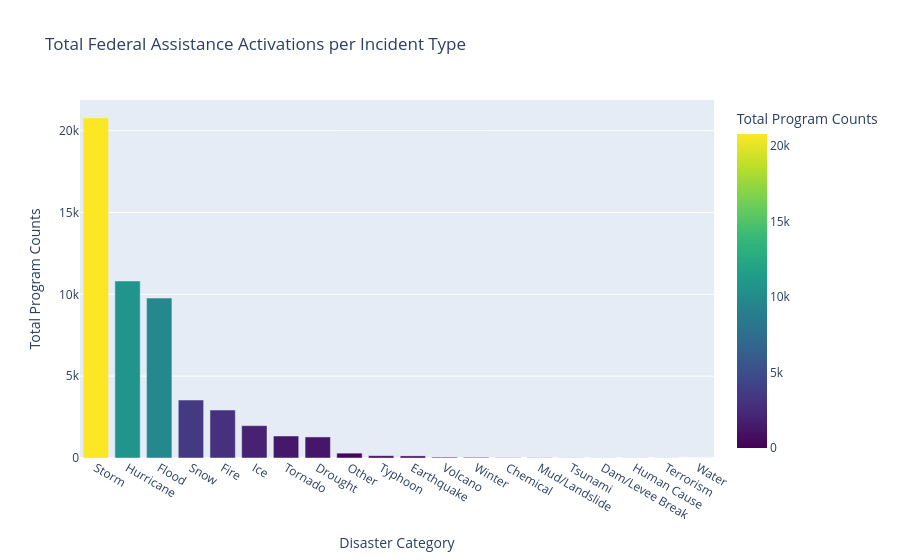

Notebook source saved alongside this figure:
### Code cell
# Total Assistance Bar Chart
assistance_analysis['Total Activations'] = (assistance_analysis['Individual Housing Assistance'] + 
                                            assistance_analysis['Public Assistance Program'])

fig_total_bar = px.bar(assistance_analysis, 
                       x='incidentType', 
                       y='Total Activations',
                       title='Total Federal Assistance Activations per Incident Type',
                       labels={'incidentType': 'Disaster Category', 'Total Activations': 'Total Program Counts'},
                       color='Total Activations',
                       color_continuous_scale='Viridis')

fig_total_bar.update_layout(xaxis={'categoryorder':'total descending'})
fig_total_bar.show()

### Figure 1 — Plotly figure (JSON) as saved in the notebook; plotly's stock layout.template omitted (floating-point values rounded to 4 significant figures)
{"data": [{"hovertemplate": "Disaster Category=%{x}<br>Total Program Counts=%{marker.color}<extra></extra>", "legendgroup": "", "marker": {"color": [17, 6, 1287, 127, 2929, 9771, 6, 10817, 1976, 14, 297, 3544, 20781, 5, 1345, 9, 138, 50, 0, 40], "coloraxis": "coloraxis", "pattern": {"shape": ""}}, "name": "", "orientation": "v", "showlegend": false, "textposition": "auto", "type": "bar", "x": ["Chemical", "Dam/Levee Break", "Drought", "Earthquake", "Fire", "Flood", "Human Cause", "Hurricane", "Ice", "Mud/Landslide", "Other", "Snow", "Storm", "Terrorism", "Tornado", "Tsunami", "Typhoon", "Volcano", "Water", "Winter"], "xaxis": "x", "y": [17, 6, 1287, 127, 2929, 9771, 6, 10817, 1976, 14, 297, 3544, 20781, 5, 1345, 9, 138, 50, 0, 40], "yaxis": "y"}], "layout": {"barmode": "relative", "coloraxis": {"colorbar": {"title": {"text": "Total Program Counts"}}, "colorscale": [[0, "#440154"], [0.1111, "#482878"], [0.2222, "#3e4989"], [0.3333, "#31688e"], [0.4444, "#26828e"], [0.5556, "#1f9e89"], [0.6667, "#35b779"], [0.7778, "#6ece58"], [0.8889, "#b5de2b"], [1, "#fde725"]]}, "legend": {"tracegroupgap": 0}, "title": {"text": "Total Federal Assistance Activations per Incident Type"}, "xaxis": {"anchor": "y", "categoryorder": "total descending", "domain": [0, 1], "title": {"text": "Disaster Category"}}, "yaxis": {"anchor": "x", "domain": [0, 1], "title": {"text": "Total Program Counts"}}}}
